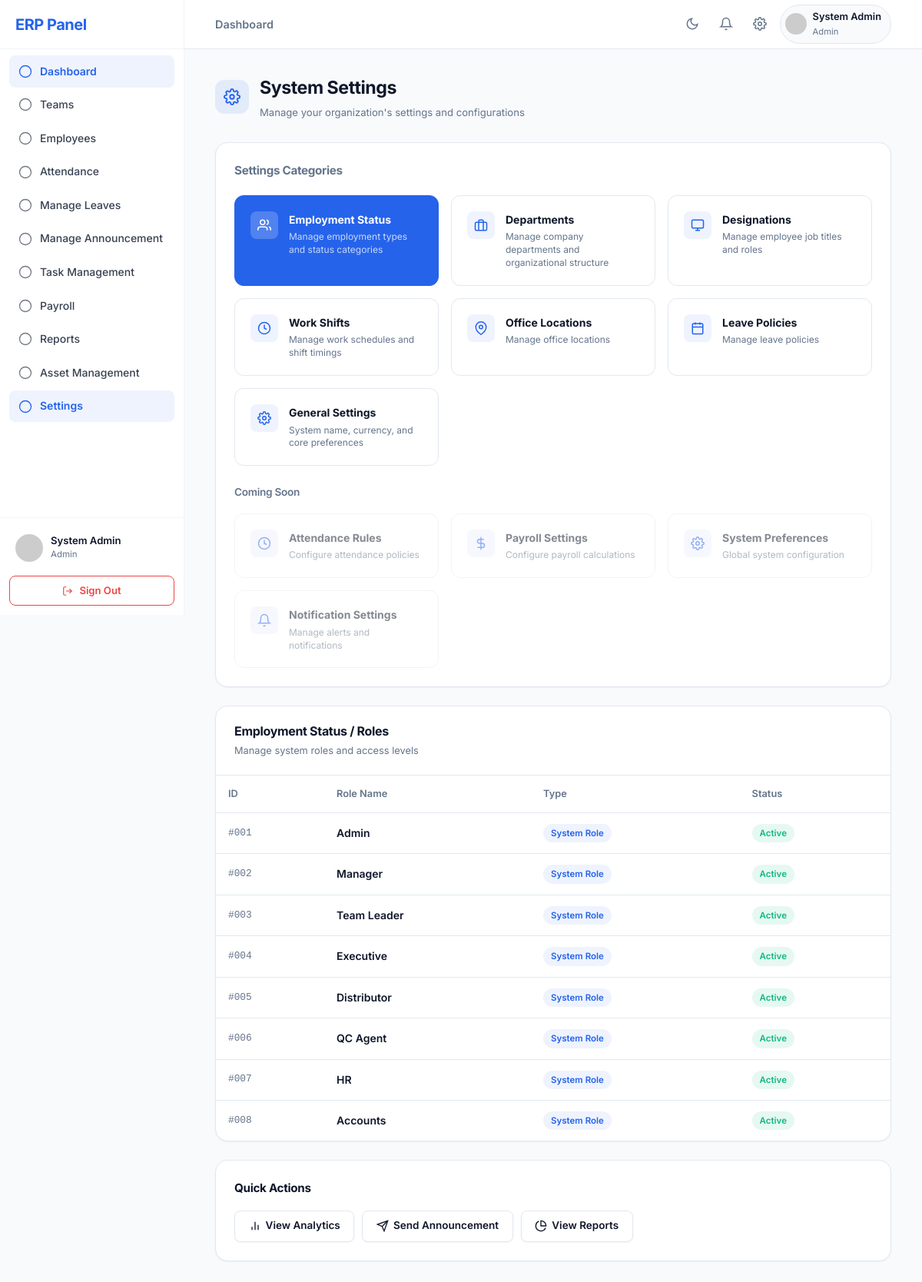
/modules/settings/index.php?cat=roles (signed in), run on the app's committed database.
### tables this page shows
CREATE TABLE IF NOT EXISTS roles (
    id INT AUTO_INCREMENT PRIMARY KEY,
    role_name VARCHAR(50) NOT NULL UNIQUE,
    permissions JSON
);

### modules/settings/index.php (the view, shortened to what this page needs)
<?php
include_once '../../includes/header.php';
$active_cat = $_GET['cat'] ?? '';
$total_users = 0;
$db_size = '0';
$roles = [];
try {
    $roles       = $pdo->query("SELECT * FROM roles ORDER BY id")->fetchAll();
    $total_users = $pdo->query("SELECT COUNT(*) FROM users")->fetchColumn();
    $db_size     = $pdo->query("SELECT ROUND(SUM(data_length+index_length)/1024/1024,2) FROM information_schema.tables WHERE table_schema=DATABASE()")->fetchColumn();
} catch(Exception $e) {}
?>
<div class="page-header">
    <div class="page-header-left">
        <div class="page-header-icon" style="background:rgba(37,99,235,0.1);color:var(--primary);">
        </div>
        <div>
            <h1>System Settings</h1>
            <p>Manage your organization's settings and configurations</p>
        </div>
    </div>
</div>
<div class="glass-card" style="padding:1.5rem; margin-bottom:1.5rem;">
    <h3 style="font-size:0.95rem; font-weight:700; margin-bottom:1.25rem; color:var(--text-muted);">Settings Categories</h3>
    <div class="settings-category-grid">
        <a href="?cat=roles" class="settings-cat-card <?php echo $active_cat==='roles' ? 'active-cat' : ''; ?>">
            <div class="cat-icon">
                <svg fill="none" stroke="currentColor" stroke-width="2" viewBox="0 0 24 24">
                    <path d="M17 21v-2a4 4 0 0 0-4-4H5a4 4 0 0 0-4 4v2"></path><circle cx="9" cy="7" r="4"></circle>
                    <path d="M23 21v-2a4 4 0 0 0-3-3.87"></path><path d="M16 3.13a4 4 0 0 1 0 7.75"></path>
                </svg>
            </div>
            <div>
                <div class="cat-title">Employment Status</div>
                <div class="cat-desc">Manage employment types and status categories</div>
            </div>
        </a>
        <a href="?cat=departments" class="settings-cat-card <?php echo $active_cat==='departments' ? 'active-cat' : ''; ?>">
            <div class="cat-icon">
                <svg fill="none" stroke="currentColor" stroke-width="2" viewBox="0 0 24 24">
                    <rect x="2" y="7" width="20" height="14" rx="2"></rect><path d="M16 21V5a2 2 0 0 0-2-2h-4a2 2 0 0 0-2 2v16"></path>
                </svg>
            </div>
            <div>
                <div class="cat-title">Departments</div>
                <div class="cat-desc">Manage company departments and organizational structure</div>
            </div>
        </a>
        <a href="?cat=designations" class="settings-cat-card <?php echo $active_cat==='designations' ? 'active-cat' : ''; ?>">
            <div class="cat-icon">
                <svg fill="none" stroke="currentColor" stroke-width="2" viewBox="0 0 24 24">
                    <rect x="2" y="3" width="20" height="14" rx="2"></rect><line x1="8" y1="21" x2="16" y2="21"></line><line x1="12" y1="17" x2="12" y2="21"></line>
                </svg>
            </div>
            <div>
                <div class="cat-title">Designations</div>
                <div class="cat-desc">Manage employee job titles and roles</div>
            </div>
        </a>
        <a href="?cat=shifts" class="settings-cat-card <?php echo $active_cat==='shifts' ? 'active-cat' : ''; ?>">
            <div class="cat-icon">
                <svg fill="none" stroke="currentColor" stroke-width="2" viewBox="0 0 24 24">
                    <circle cx="12" cy="12" r="10"></circle><polyline points="12 6 12 12 16 14"></polyline>
                </svg>
            </div>
            <div>
                <div class="cat-title">Work Shifts</div>
                <div class="cat-desc">Manage work schedules and shift timings</div>
            </div>
        </a>
        <a href="?cat=locations" class="settings-cat-card <?php echo $active_cat==='locations' ? 'active-cat' : ''; ?>">
            <div class="cat-icon">
                <svg fill="none" stroke="currentColor" stroke-width="2" viewBox="0 0 24 24">
                    <path d="M21 10c0 7-9 13-9 13s-9-6-9-13a9 9 0 0 1 18 0z"></path><circle cx="12" cy="10" r="3"></circle>
                </svg>
            </div>
            <div>
                <div class="cat-title">Office Locations</div>
                <div class="cat-desc">Manage office locations</div>
            </div>
        </a>
        <a href="?cat=leaves" class="settings-cat-card <?php echo $active_cat==='leaves' ? 'active-cat' : ''; ?>">
            <div class="cat-icon">
                <svg fill="none" stroke="currentColor" stroke-width="2" viewBox="0 0 24 24">
                    <rect x="3" y="4" width="18" height="18" rx="2"></rect><line x1="16" y1="2" x2="16" y2="6"></line><line x1="8" y1="2" x2="8" y2="6"></line><line x1="3" y1="10" x2="21" y2="10"></line>
                </svg>
            </div>
            <div>
                <div class="cat-title">Leave Policies</div>
                <div class="cat-desc">Manage leave policies</div>
            </div>
        </a>
        <a href="?cat=general" class="settings-cat-card <?php echo $active_cat==='general' ? 'active-cat' : ''; ?>">
            <div class="cat-icon">
            </div>
            <div>
                <div class="cat-title">General Settings</div>
                <div class="cat-desc">System name, currency, and core preferences</div>
            </div>
        </a>
    </div>
    <h3 style="font-size:0.85rem; font-weight:600; margin:1.5rem 0 1rem; color:var(--text-muted);">Coming Soon</h3>
    <div class="settings-category-grid">
        <?php
        $soon = [
            ['icon'=>'<circle cx="12" cy="12" r="10"></circle><polyline points="12 6 12 12 16 14"></polyline>',           'title'=>'Attendance Rules',    'desc'=>'Configure attendance policies'],
            ['icon'=>'<line x1="12" y1="1" x2="12" y2="23"></line><path d="M17 5H9.5a3.5 3.5 0 0 0 0 7h5a3.5 3.5 0 0 1 0 7H6"></path>', 'title'=>'Payroll Settings',    'desc'=>'Configure payroll calculations'],
            ['icon'=>'<circle cx="12" cy="12" r="3"></circle><path d="M19.4 15a1.65 1.65 0 0 0 .33 1.82l.06.06a2 2 0 0 1-2.83 2.83l-.06-.06a1.65 1.65 0 0 0-1.82-.33 1.65 1.65 0 0 0-1 1.51V21a2 2 0 0 1-4 0v-.09A1.65 1.65 0 0 0 9 19.4a1.65 1.65 0 0 0-1.82.33l-.06.06a2 2 0 0 1-2.83-2.83l.06-.06A1.65 1.65 0 0 0 4.68 15a1.65 1.65 0 0 0-1.51-1H3a2 2 0 0 1 0-4h.09A1.65 1.65 0 0 0 4.6 9a1.65 1.65 0 0 0-.33-1.82l-.06-.06a2 2 0 0 1 2.83-2.83l.06.06A1.65 1.65 0 0 0 9 4.68a1.65 1.65 0 0 0 1-1.51V3a2 2 0 0 1 4 0v.09a1.65 1.65 0 0 0 1 1.51 1.65 1.65 0 0 0 1.82-.33l.06-.06a2 2 0 0 1 2.83 2.83l-.06.06A1.65 1.65 0 0 0 19.4 9a1.65 1.65 0 0 0 1.51 1H21a2 2 0 0 1 0 4h-.09a1.65 1.65 0 0 0-1.51 1z"></path>', 'title'=>'System Preferences',  'desc'=>'Global system configuration'],
            ['icon'=>'<path d="M18 8A6 6 0 0 0 6 8c0 7-3 9-3 9h18s-3-2-3-9"></path><path d="M13.73 21a2 2 0 0 1-3.46 0"></path>', 'title'=>'Notification Settings','desc'=>'Manage alerts and notifications'],
        ];
        foreach ($soon as $s): ?>
        <div class="settings-cat-card coming-soon">
            <div class="cat-icon">
                <svg fill="none" stroke="currentColor" stroke-width="2" viewBox="0 0 24 24"><?php echo $s['icon']; ?></svg>
            </div>
            <div>
                <div class="cat-title"><?php echo $s['title']; ?></div>
                <div class="cat-desc"><?php echo $s['desc']; ?></div>
            </div>
        </div>
        <?php endforeach; ?>
    </div>
</div>
<?php if ($active_cat === 'general'): ?>
<div class="glass-card" style="padding:1.5rem; margin-bottom:1.5rem;">
    <h3 style="font-size:1rem; font-weight:700; margin-bottom:1.25rem;">General Settings</h3>
    <div style="display:grid; grid-template-columns:1fr 1fr; gap:1.5rem;">
        <div>
            <form method="POST">
                <div class="form-group"><label class="form-label">System Name</label><input type="text" class="form-control" value="<?php echo SITE_NAME; ?>"></div>
                <div class="form-group"><label class="form-label">Base URL</label><input type="text" class="form-control" value="<?php echo BASE_URL; ?>"></div>
                <div class="form-group">
                    <label class="form-label">Default Currency</label>
                    <select class="form-control"><option selected>INR (₹)</option><option>USD ($)</option></select>
                </div>
                <div class="form-group"><label class="form-label">Default GST %</label><input type="number" class="form-control" value="18" step="0.01"></div>
                <button type="submit" class="btn btn-primary">Save Settings</button>
            </form>
        </div>
        <div>
            <h4 style="font-size:0.875rem; font-weight:700; margin-bottom:1rem; color:var(--text-muted);">System Information</h4>
            <?php
            $info = [
                ['PHP Version', phpversion()],
                ['Database',    'MySQL / MariaDB'],
                ['DB Size',     $db_size . ' MB'],
                ['Total Users', $total_users],
                ['Server Time', date('d M Y, H:i:s')],
            ];
            foreach ($info as [$label, $value]): ?>
            <div style="display:flex; justify-content:space-between; padding:10px 0; border-bottom:1px solid var(--border); font-size:0.875rem;">
                <span style="color:var(--text-muted);"><?php echo $label; ?></span>
                <span style="font-weight:600;"><?php echo htmlspecialchars($value); ?></span>
            </div>
            <?php endforeach; ?>
        </div>
    </div>
</div>
<?php elseif ($active_cat === 'roles' || $active_cat === 'designations'): ?>
<div class="glass-card table-card" style="margin-bottom:1.5rem;">
    <div class="table-header">
        <div>
            <h3 style="font-size:1rem; font-weight:700;"><?php echo $active_cat==='roles' ? 'Employment Status / Roles' : 'Designations'; ?></h3>
            <p style="color:var(--text-muted); font-size:0.8rem; margin-top:2px;">Manage system roles and access levels</p>
        </div>
    </div>
    <div class="data-table-container">
        <table>
            <thead><tr><th>ID</th><th>Role Name</th><th>Type</th><th>Status</th></tr></thead>
            <tbody>
                <?php foreach ($roles as $role): ?>
                <tr>
                    <td style="font-family:monospace; color:var(--text-muted); font-size:0.8rem;">#<?php echo str_pad($role['id'],3,'0',STR_PAD_LEFT); ?></td>
                    <td style="font-weight:600;"><?php echo htmlspecialchars($role['role_name']); ?></td>
                    <td><span class="badge badge-primary">System Role</span></td>
                    <td><span class="badge badge-success">Active</span></td>
                </tr>
                <?php endforeach; ?>
            </tbody>
        </table>
    </div>
</div>
<?php endif; ?>
<div class="glass-card" style="padding:1.5rem;">
    <h3 style="font-size:0.95rem; font-weight:700; margin-bottom:1rem;">Quick Actions</h3>
    <div style="display:flex; gap:10px; flex-wrap:wrap;">
        <a href="<?php echo BASE_URL; ?>modules/analytics/dashboard.php" class="btn">
            <svg width="16" height="16" fill="none" stroke="currentColor" stroke-width="2" viewBox="0 0 24 24"><line x1="18" y1="20" x2="18" y2="10"></line><line x1="12" y1="20" x2="12" y2="4"></line><line x1="6" y1="20" x2="6" y2="14"></line></svg>
            View Analytics
        </a>
        <a href="<?php echo BASE_URL; ?>modules/notifications/index.php" class="btn">
            <svg width="16" height="16" fill="none" stroke="currentColor" stroke-width="2" viewBox="0 0 24 24"><line x1="22" y1="2" x2="11" y2="13"></line><polygon points="22 2 15 22 11 13 2 9 22 2"></polygon></svg>
            Send Announcement
        </a>
        <a href="<?php echo BASE_URL; ?>modules/reports/onboarding.php" class="btn">
            <svg width="16" height="16" fill="none" stroke="currentColor" stroke-width="2" viewBox="0 0 24 24"><path d="M21.21 15.89A10 10 0 1 1 8 2.83"></path><path d="M22 12A10 10 0 0 0 12 2v10z"></path></svg>
            View Reports
        </a>
    </div>
</div>
<?php include_once '../../includes/footer.php'; ?>

### data on the page
roles: id "001", role_name "Admin"
roles: id "002", role_name "Manager"
roles: id "003", role_name "Team Leader"
roles: id "004", role_name "Executive"
roles: id "005", role_name "Distributor"
roles: id "006", role_name "QC Agent"
roles: id "007", role_name "HR"
roles: id "008", role_name "Accounts"

### other printed values
$item['label'] "Dashboard"
$item['label'] "Teams"
$item['label'] "Employees"
$item['label'] "Attendance"
$item['label'] "Manage Leaves"
$item['label'] "Manage Announcement"
$item['label'] "Task Management"
$item['label'] "Payroll"
$item['label'] "Reports"
$item['label'] "Asset Management"
$item['label'] "Settings"
$role_name "Admin"
$page_title "Dashboard"
$user_name "System Admin"
$s['title'] "Attendance Rules"
